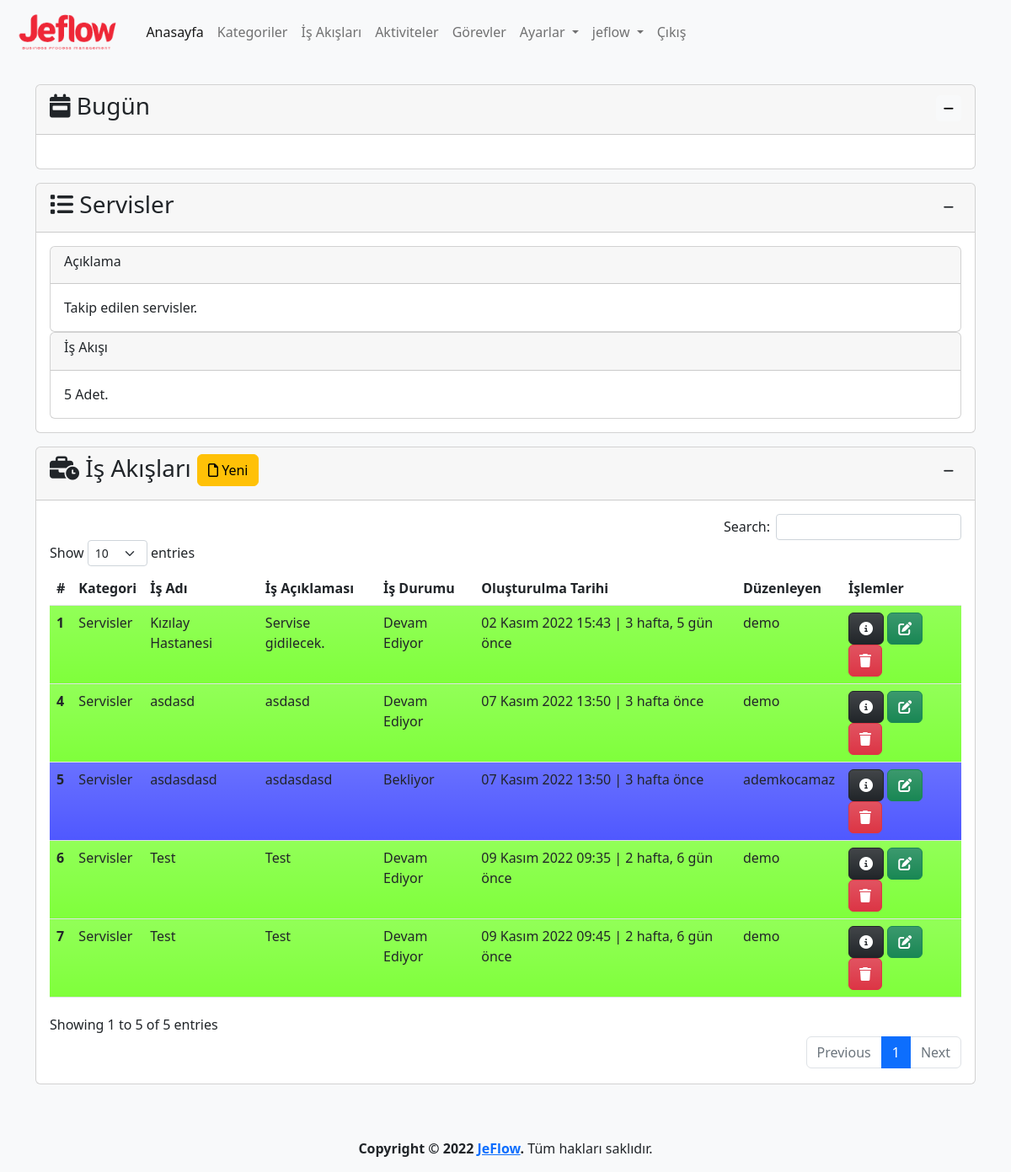
The page /category/1/detail (signed in) on the database as committed earlier.
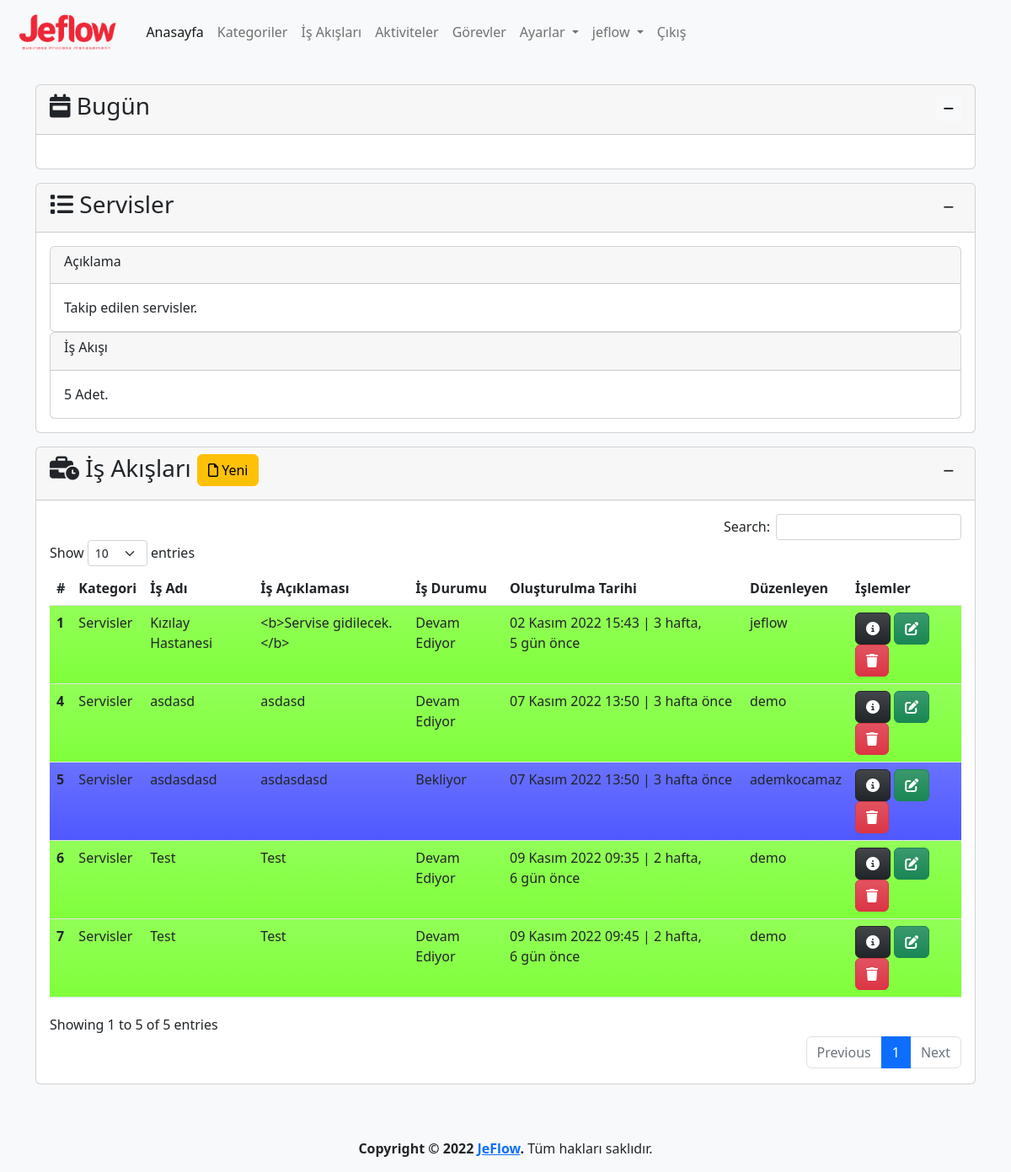
The same page on the database as committed later.
### app/models.py (models this page shows, shortened)
class Process(models.Model):
    category=models.ForeignKey(Category,on_delete=models.CASCADE,verbose_name='Kategori')
    name=models.CharField(max_length=500,verbose_name='İş Akış Adı')
    description=models.TextField(verbose_name='İş Akış Açıklaması', blank=True, null=True)
    state=models.ForeignKey(State, on_delete=models.SET_NULL,verbose_name='Durum', blank=True, null=True)
    created_date=models.DateTimeField(auto_now_add=True, verbose_name='Oluşturulma Tarihi')
    user=models.ForeignKey(User,on_delete=models.CASCADE,verbose_name='Kullanıcı', blank=True, null=True)
    class Meta:
        verbose_name='İş Akışı'
        verbose_name_plural='İş Akışları'

class Category(models.Model):
    name=models.CharField(max_length=500,verbose_name='Kategori Adı')
    description=models.TextField(verbose_name='Kategori Açıklaması', blank=True, null=True)
    created_date=models.DateTimeField(auto_now_add=True, verbose_name='Oluşturulma Tarihi')
    user=models.ForeignKey(User,on_delete=models.CASCADE,verbose_name='Kullanıcı', blank=True, null=True)
    def __str__(self):
        return self.name # + ' - ' + self.created_date.strftime("%d.%m.%Y, %H:%M:%S")
    def process_count(self):
        processes=Process.objects.all().filter(category=self)
        return processes.count()
    class Meta:
        verbose_name='Kategori'
        verbose_name_plural="Kategoriler"

class State(models.Model):
    name=models.CharField(max_length=100,verbose_name='Durum')
    description=models.TextField(verbose_name='Açıklama', blank=True, null=True)
    color=ColorField(default='#FFFFFF',verbose_name='Renk')
    created_date=models.DateTimeField(auto_now_add=True, verbose_name='Oluşturulma Tarihi', blank=True, null=True)
    user=models.ForeignKey(User,on_delete=models.PROTECT,verbose_name='Kullanıcı', blank=True, null=True)
    def __str__(self):
        return self.name
    class Meta:
        verbose_name='Durum'
        verbose_name_plural='Durumlar'

### app/views.py (the view, shortened to what this page needs)
@login_required(login_url='/user/login/')
def category_detail(request,category_id):
    category=get_object_or_404(Category,pk=category_id)
    processes=Process.objects.all().filter(category=category)
    state=get_object_or_404(State,name='Yeni')
    process_form=ProcessForm(initial={'category':category,'state':state})
    context={
        'category':category,
        'processes':processes,
        'process_form':process_form,
    }
    return render(request,'app/category_detail.html',context)

### app/forms.py
class ProcessForm(forms.ModelForm):
    class Meta:
        model=Process
        fields=('category','name','description','state')

### templates/app/category_detail.html (shortened to what the changed rows need)
{% extends 'layout.html' %}
{% load humanize %}
{% block content %}
{% load crispy_forms_tags %}
<div class="row mt-3">
    <div class="col-md-12">
        <div class="card">
            <div class="collapse show" id="collapseProcess">
                <div class="card-body">
                    {% if processes %}
                    <table id="process" class="table table-hover">
                        <thead>
                            <tr>
                                <th scope="col">#</th>
                                <th scope="col">Kategori</th>
                                <th scope="col">İş Adı</th>
                                <th scope="col">İş Açıklaması</th>
                                <th scope="col">İş Durumu</th>
                                <th scope="col">Oluşturulma Tarihi</th>
                                <th scope="col">Düzenleyen</th>
                                <th scope="col">İşlemler</th>
                            </tr>
                        </thead>
                        <tbody>
                            {% for process in processes %}
                            <tr class="bg-gradient" style="background-color: {{ process.state.color }}">
                                <th scope="row">{{ process.id }}</th>
                                <td>{{ process.category }}</td>
                                <td>{{ process.name }}</td>
                                <td>{{ process.description }}</td>
                                <td>
                                    {% if process.state is not None %}
                                    {{ process.state }}
                                    {% else %}
                                    -
                                    {% endif %}
                                </td>
                                <td>{{ process.created_date }} | {{ process.created_date | timesince}} önce</td>
                                <td>{{ process.user }}</td>
                                <td>
                                    <a href="{% url 'process_detail' process.id %}" class="btn btn-dark bg-gradient"
                                        data-bs-toggle="popover" data-bs-trigger="hover" data-bs-title="Detaylar"
                                        data-bs-content="Seçili satırdaki kaydın detaylarını görüntüler.">
                                        <i class="fa-solid fa-circle-info"></i>
                                    </a>
                                    <a class="btn btn-success bg-gradient" href="{% url 'process_update' process.id %}"
                                        data-bs-toggle="popover" data-bs-trigger="hover" data-bs-title="Düzenle"
                                        data-bs-content="Seçili satırdaki kaydı düzenler.">
                                        <i class="fa-solid fa-pen-to-square"></i>
                                    </a>
                                    <a class="btn btn-danger bg-gradient" href="{% url 'process_delete' process.id %}"
                                        data-bs-toggle="popover" data-bs-trigger="hover" data-bs-title="Sil"
                                        data-bs-content="Seçili satırdaki kaydı siler.">
                                        <i class="fa-solid fa-trash"></i>
                                    </a>
                                </td>
                            </tr>
                            {% endfor %}
                        </tbody>
                    </table>
                    {% else %}
                    <div class="alert alert-warning">
                        <p>İş Akışı bulunamadı.</p>
                    </div>
                    {% endif %}
                </div>
            </div>
        </div>
    </div>
</div>
{% endblock %}

Rows that differ between the two databases and show on the page:
changed Process "Kızılay Hastanesi": description "Servise gidilecek." → "<b>Servise gidilecek.</b>"; user "demo" → "jeflow"
